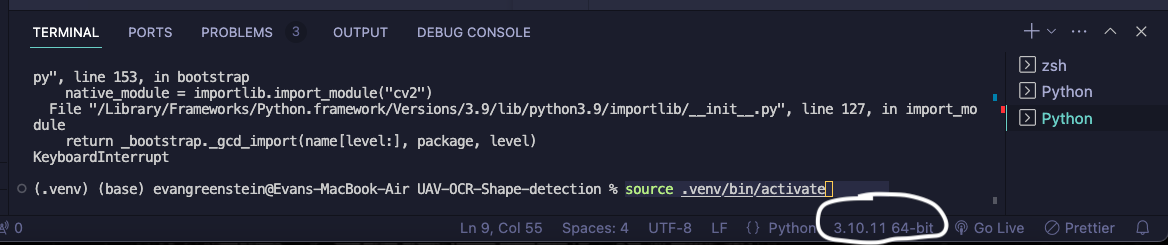
#> input picture step5.0.png, 1168 x 245 px
$ python -i recognize_image.py   (imports and definitions only)
#> lines starting #> are read from the running program, lines starting #| are printed output that depends on the picture; after the words box and inside, x2 and y2 are one past the last pixel; in counts of white or black regions, pixels touching at a corner belong together
#> further down, picture is the input picture: shape (245, 1168, 3); mean B, G, R 53.3, 38.9, 36.8
from tesserocr import get_languages, tesseract_version, PyTessBaseAPI, PSM
import cv2
import numpy as np
import imutils
from string import ascii_letters

# Taken from https://pyimagesearch.com/2021/11/22/improving-ocr-results-with-basic-image-processing/
def preProcess(frame):
    # Grayscale the image
    gray_image = cv2.cvtColor(frame, cv2.COLOR_BGR2GRAY)
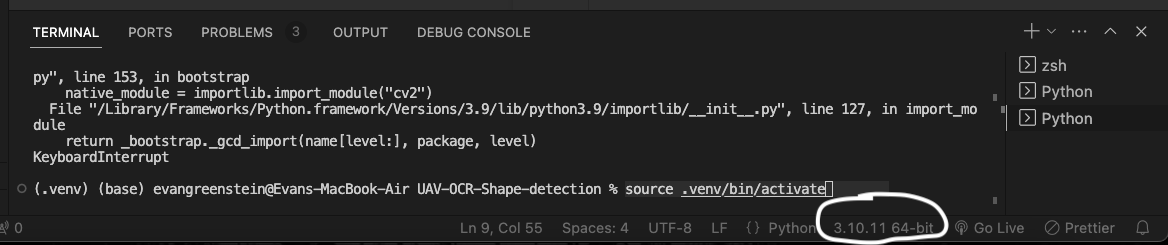
#> gray_image: shape (245, 1168); min 0, max 255, mean 39.8
    # threshold the image using Otsu's thresholding method
    thresh = cv2.threshold(gray_image, 0, 255, cv2.THRESH_BINARY_INV | cv2.THRESH_OTSU)[1]
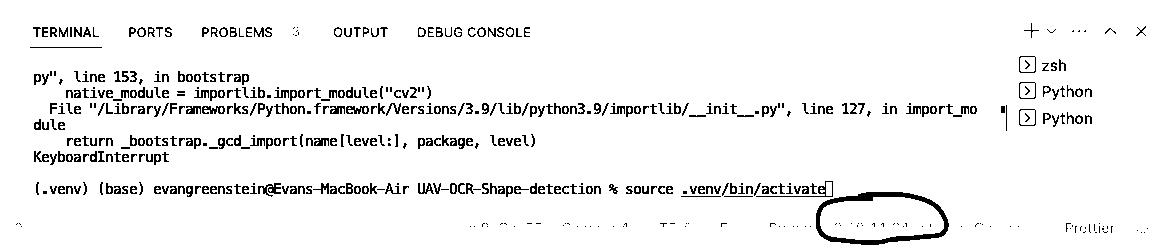
#> thresh: shape (245, 1168); 94.5% white; black in thin lines or dots, all inside (x1, y1, x2, y2) = (16, 23, 1148, 245)
    # Distance transform to remove noise
    dist = cv2.distanceTransform(thresh, cv2.DIST_L2, 5)
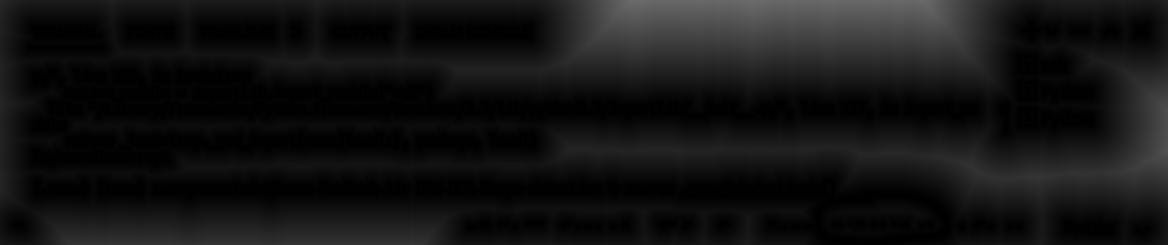
#> dist: shape (245, 1168) float32; min 0, max 107.8, mean 19.8
    dist = cv2.normalize(dist, dist, 0, 1.0, cv2.NORM_MINMAX)
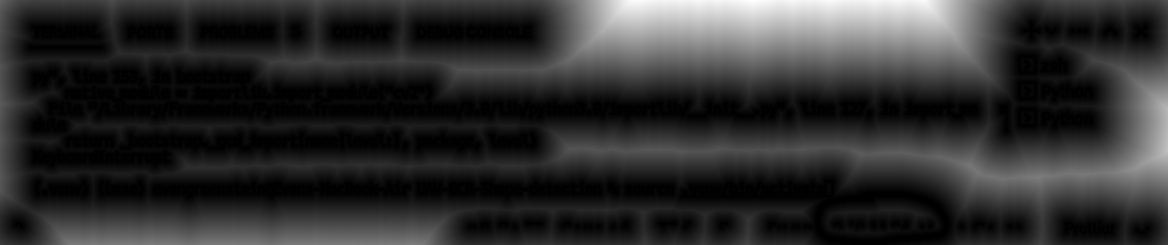
#> dist: shape (245, 1168) float32; min 0, max 1, mean 0.184
    dist = (dist * 255).astype("uint8")
    # threshold image again
    dist = cv2.threshold(dist, 0, 255,
        cv2.THRESH_BINARY | cv2.THRESH_OTSU)[1]
#> dist: shape (245, 1168); 17% white; 21 white regions (14 under 20 px), largest, box (x1, y1, x2, y2) and area: (539, 0, 1005, 74) 30006, (848, 63, 1168, 200) 12048, (52, 227, 440, 245) 6178
    # apply an "opening" morphological operation to disconnect components
    # in the image
    kernel = cv2.getStructuringElement(cv2.MORPH_ELLIPSE, (7, 7))
    opening = cv2.morphologyEx(dist, cv2.MORPH_OPEN, kernel)
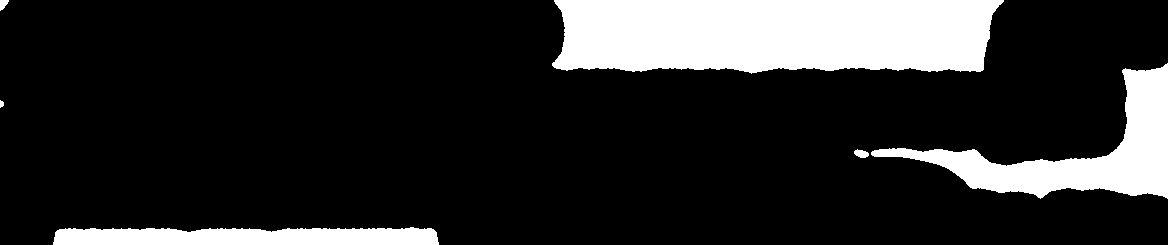
#> opening: shape (245, 1168); 16.8% white; 6 white regions
    # find contours in the opening image, then initialize the list of
    # contours which belong to actual characters that we will be OCR'ing
    cnts = cv2.findContours(opening.copy(), cv2.RETR_EXTERNAL,
        cv2.CHAIN_APPROX_SIMPLE)
#> cnts = 6 contours, 1 with area under 20; largest, box (x1, y1, x2, y2) and area: (552, 0, 1004, 74) 29446, (871, 63, 1168, 199) 11485, (53, 227, 439, 245) 5768, (854, 149, 869, 158) 76, (0, 0, 9, 11) 50
    cnts = imutils.grab_contours(cnts)
    chars = []
    # loop over the contours
    for c in cnts:
        # compute the bounding box of the contour
        (x, y, w, h) = cv2.boundingRect(c)
        # check if contour is at least 35px wide and 100px tall, and if
        # so, consider the contour a digit
        if w >= 35 and h >= 100:
            chars.append(c)
#> this loop made 6 passes
#> (x, y, w, h) on passes 1 to 6: (53, 227, 386, 18), (854, 149, 15, 9), (0, 100, 4, 8), (871, 63, 297, 136), (552, 0, 452, 74), (0, 0, 9, 11)
#> after the loop, chars = 1 contour; box (x1, y1, x2, y2) and area: (871, 63, 1168, 199) 11485
    # compute the convex hull of the characters
    chars = np.vstack([chars[i] for i in range(0, len(chars))])
#> chars = contour of 302 points, box (x1, y1, x2, y2) (871, 63, 1168, 199), area 11485
    hull = cv2.convexHull(chars)
#> hull = contour of 12 points, box (x1, y1, x2, y2) (871, 63, 1168, 199), area 25035
    # allocate memory for the convex hull mask, draw the convex hull on
    # the image, and then enlarge it via a dilation
    mask = np.zeros(frame.shape[:2], dtype="uint8")
    cv2.drawContours(mask, [hull], -1, 255, -1)
#> mask: shape (245, 1168); 8.9% white; 1 white region, box (x1, y1, x2, y2) and area: (871, 63, 1168, 199) 25399
    mask = cv2.dilate(mask, None, iterations=2)
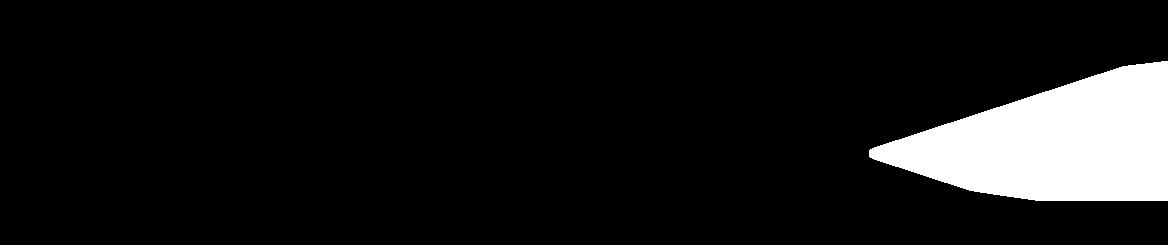
#> mask: shape (245, 1168); 9.4% white; 1 white region, box (x1, y1, x2, y2) and area: (869, 61, 1168, 201) 26867
    cv2.imshow("Mask", mask)
    # take the bitwise of the opening image and the mask to reveal *just*
    # the characters in the image
    return cv2.bitwise_and(opening, opening, mask=mask)
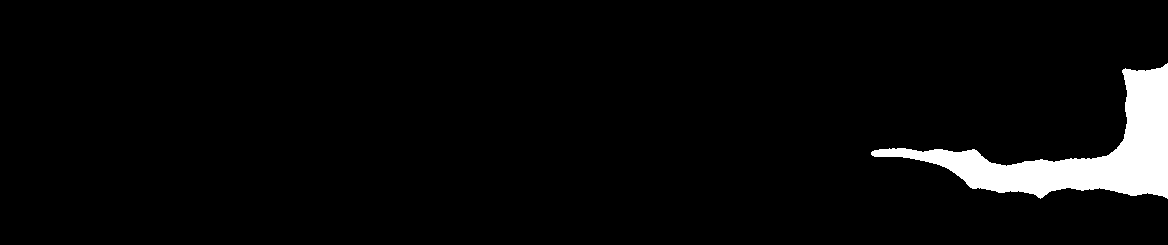
#> returned value: shape (245, 1168); 4.2% white; 1 white region, box (x1, y1, x2, y2) and area: (871, 63, 1168, 199) 11888

def main():
    vid = cv2.VideoCapture(0)
    with PyTessBaseAPI(path='/usr/share/tessdata', psm=PSM.OSD_ONLY) as api:
        frame_count = 0
        while(True):
            if frame_count >= 10:
                # Capture the video frame
                # by frame
                ret, frame = vid.read()
                frame_count = 0
                # Display the resulting frame
                #cv2.imshow('frame', frame)

                final = preProcess(frame)

                # Read characters only
                api.SetVariable('tessedit_char_whitelist', ascii_letters)
                api.SetImageFile(final)
                # Get characters from image
                print(api.GetUTF8Text())
            else:
                frame_count += 1

            # the 'q' button is set as the
            # quitting button you may use any
            # desired button of your choice
            if cv2.waitKey(1) & 0xFF == ord('q'):
                break

    # After the loop release the cap object
    vid.release()
    # Destroy all the windows
    cv2.destroyAllWindows()


# [3 lines not run here, left out]
    # main()

>>> import cv2
>>> picture = cv2.imread('step5.0.png')
>>> result = preProcess(picture)
